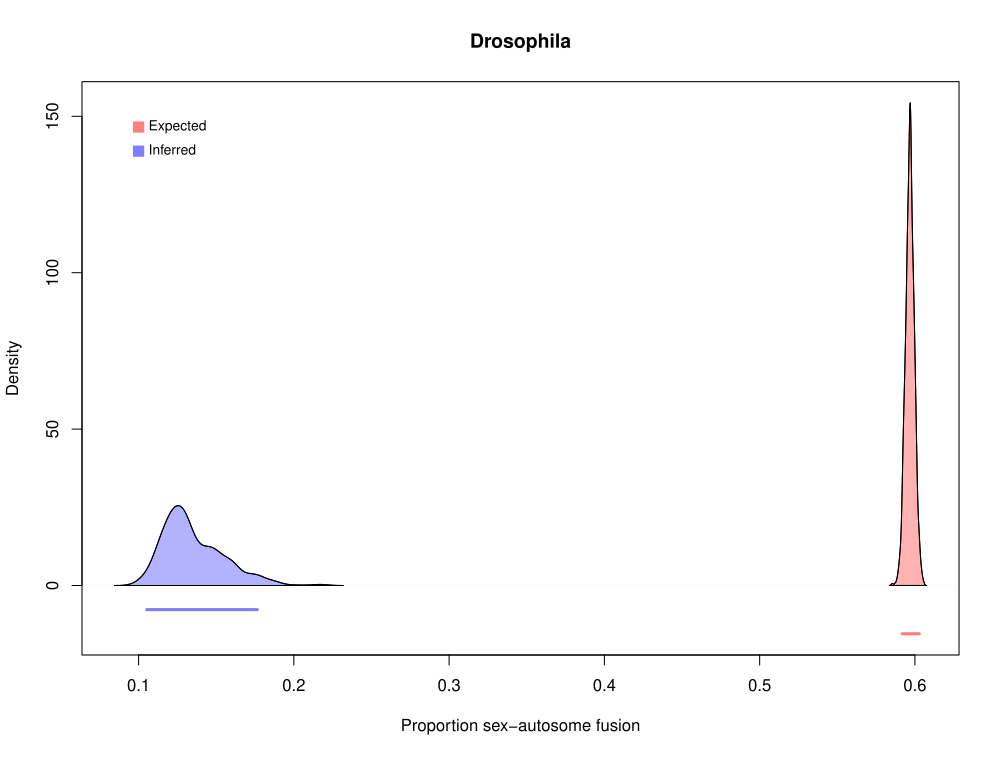

Write the R code that produced this figure.
# Terrence Sylvester
# 27 October 2020
# pradakshanas@gmail.com

# load libraries
library(phytools)
library(chromePlus)
library(evobiR)
library(coda)
library(diversitree)
library(viridis)
# load helper functions
source("helper.functions.R")
# defininf the number of simulations that will be performed
nsim <- 1000
# get data
dat <- read.csv("../data/dros.data/drosdata.csv", as.is = T)[,c(1,2,3,4)]
# read in trees
tree <- read.nexus("../data/dros.data/tree.nex")
# trim the data and phylogeny to match
dat <- dat[dat$Species %in% tree$tip.label, ]
tree <- keep.tip(phy = tree, tip = dat$Species)
# rename neo to Neo.XY to match with the function
dat$Sex.System[dat$Sex.System == "Neo"] <- "Neo.XY"
# make a data table to hold the species names, chromosome number and
# sex chromosome system
dat.new <-  as.data.frame(matrix(data=NA, nrow = Ntip(tree), ncol = 3))
colnames(dat.new) <- c("SpecisName", "chroms", "scs")
# fill in the data table
dat.new$SpecisName <- dat$Species
dat.new$chroms <- dat$Chromosomes
dat.new$scs <- dat$Sex.System
# now we get the qmatrix and pmatrix
# inputs <- get.matrixes(chrom.range = range(dat.new$chroms),
#                        Haplodiploidy = T,
#                        Neo.sex = F,
#                        complex = T,
#                        chrom.range.expansion = 1,
#                        dat = dat.new,
#                        trees = tree)
# this will be the new function to get the matrixes
inputs <- get.matrixes.new(chrom.range = range(dat.new$chroms),
                           Haplodiploidy = F,
                           Neo.sex = T,
                           complex = F,
                           chrom.range.expansion = 0,
                           dat = dat.new,
                           trees = tree,
                           def.rates = list(r1 = 1,
                                            r2 = 2,
                                            r3 = 3,
                                            r4 = 4,
                                            r5 = 5,
                                            r6 = 6,
                                            r7 = 7,
                                            r8 = 8,
                                            r9 = 9,
                                            r10 = 10,
                                            r11 = 11,
                                            r12 = 12))
# get the relavent inputs
qmat <- inputs$qmat
pmat <- inputs$pmat
dat <- inputs$dat
trees <- inputs$trees
states <- inputs$states
karyotypes <- inputs$karyotypes

# some work need to be done to the matrix generator function
qmat <- qmat[-9,-9]
pmat <- pmat[,-9]
# perform stochastic mappings
hists <- make.simmap(tree = trees,
                     x = pmat,
                     model = qmat,
                     nsim = nsim,
                     pi = c(0, 0, 0, 1, 0, 0, 0, 0))
# lets look at a randtom stochastic map
# add colors
cols <- setNames(object = viridis(ncol(pmat)),nm = colnames(pmat))
plot(hists[[sample(1:nsim, 1)]], col = cols)
# get the number of times each transision has occured
counts <- describe.simmap(hists)$count
# get colnames that represent SA, SS and AA fusions
SAfusionColnames.r3 <- vector(mode = "character", length = nrow(qmat))
SAfusionColnames.r4 <- vector(mode = "character", length = nrow(qmat))
SAfusionColnames.r6 <- vector(mode = "character", length = nrow(qmat))
SAfusionColnames.r7 <- vector(mode = "character", length = nrow(qmat))
AAfusionColnames <- vector(mode = "character", length = nrow(qmat))
SSfusionColnames <- vector(mode = "character", length = nrow(qmat))
for(i in 1:nrow(qmat)){
  if(length(which(qmat[i,] == 3)) != 0){
    SAfusionColnames.r3[i] <- paste(rownames(qmat)[i],",",names(which(qmat[i,] == 3)),sep = "")
  }
  if(length(which(qmat[i,] == 4)) != 0){
    SAfusionColnames.r4[i] <- paste(rownames(qmat)[i],",",names(which(qmat[i,] == 4)),sep = "")
  }
  if(length(which(qmat[i,] == 6)) != 0){
    SAfusionColnames.r6[i] <- paste(rownames(qmat)[i],",",names(which(qmat[i,] == 6)),sep = "")
  }
  if(length(which(qmat[i,] == 7)) != 0){
    SAfusionColnames.r7[i] <- paste(rownames(qmat)[i],",",names(which(qmat[i,] == 7)),sep = "")
  }
  if(length(which(qmat[i,] == 2)) != 0){
    AAfusionColnames[i] <- paste(rownames(qmat)[i],",",names(which(qmat[i,] == 2)),sep = "")
  }
  if(length(which(qmat[i,] == 11)) != 0){
    SSfusionColnames[i] <- paste(rownames(qmat)[i],",",names(which(qmat[i,] == 11)),sep = "")
  }
}
# remove those that are empty
SAfusionColnames.r3 <- SAfusionColnames.r3[SAfusionColnames.r3 != ""]
SAfusionColnames.r4 <- SAfusionColnames.r4[SAfusionColnames.r4 != ""]
SAfusionColnames.r6 <- SAfusionColnames.r6[SAfusionColnames.r6 != ""]
SAfusionColnames.r7 <- SAfusionColnames.r7[SAfusionColnames.r7 != ""]
AAfusionColnames <- AAfusionColnames[AAfusionColnames != ""]
SSfusionColnames <- SSfusionColnames[SSfusionColnames != ""]
# get the col number that represent each fusion type
SAfusionCol.r3 <- which(colnames(counts) %in% SAfusionColnames.r3)
SAfusionCol.r4 <- which(colnames(counts) %in% SAfusionColnames.r4)
SAfusionCol.r6 <- which(colnames(counts) %in% SAfusionColnames.r6)
SAfusionCol.r7 <- which(colnames(counts) %in% SAfusionColnames.r7)
AAfusionCol <- which(colnames(counts) %in% AAfusionColnames)
SSfusionCol <- which(colnames(counts) %in% SSfusionColnames)
# get the number of times each fusion has occured
SAfusioncounts.r3 <- rowSums(counts[, c(SAfusionCol.r3)])
SAfusioncounts.r4 <- rowSums(counts[, c(SAfusionCol.r4)])
SAfusioncounts.r6 <- rowSums(counts[, c(SAfusionCol.r6)])
SAfusioncounts.r7 <- rowSums(counts[, c(SAfusionCol.r7)])
AAfusioncounts <- rowSums(counts[, c(AAfusionCol)])
SSfusioncounts <- rowSums(counts[, c(SSfusionCol)])
# get all SA fusion counts
SAfusioncounts <- SAfusioncounts.r3 + SAfusioncounts.r4 + SAfusioncounts.r6 + SAfusioncounts.r7
# get the observed pfSA
obspropSA <- SAfusioncounts/(AAfusioncounts+SAfusioncounts+SSfusioncounts)
obspropSA <- SAfusioncounts/(AAfusioncounts+SAfusioncounts)
# obspropSA <- SAfusioncounts/AAfusioncounts
# remove entries that are either inf or NaN
obspropSA <- obspropSA[!(is.infinite(obspropSA) | is.nan(obspropSA))]
# now we get the expected pfsa
# make a table to hold the pfsa given scs and chrom number
pfSA.tab <- as.data.frame(matrix(data = NA, nrow = length(karyotypes), ncol = 2))
colnames(pfSA.tab) <- c("state", "pfsa")
pfSA.tab <- pfSA.tab[-9,]
for(i in 1:length(karyotypes)){
  # for XO / ZO
  if(gsub(pattern = "[0-9]",x= karyotypes[i], replacement = "") %in% c("XO", "ZO")){
    pfSA.tab$state[i] <- karyotypes[i]
    pfSA.tab$pfsa[i] <- Pfsa(Da = as.numeric(gsub(pattern = "[A-z]",
                                                  x= karyotypes[i] ,
                                                  replacement = "")),
                             scs = "XO")
  }
  # for XY / ZW
  if(gsub(pattern = "[0-9]",x= karyotypes[i], replacement = "") %in% c("XY", "ZW")){
    pfSA.tab$state[i] <- karyotypes[i]
    pfSA.tab$pfsa[i] <- Pfsa(Da = as.numeric(gsub(pattern = "[A-z]",
                                                  x= karyotypes[i] ,
                                                  replacement = "")),
                             scs = "XY")
  }
  # for Neo.XY / Neo.ZW
  if(gsub(pattern = "[0-9]",x= karyotypes[i], replacement = "") %in% c("Neo.XY", "Neo.ZW")){
    pfSA.tab$state[i] <- karyotypes[i]
    pfSA.tab$pfsa[i] <- Pfsa(Da = as.numeric(gsub(pattern = "[A-z]",
                                                  x= karyotypes[i] ,
                                                  replacement = "")),
                             scs = "XY")
  }
  # for XXY / ZZW
  if(gsub(pattern = "[0-9]",x= karyotypes[i], replacement = "") %in% c("XXY","ZZW")){
    pfSA.tab$state[i] <- karyotypes[i]
    pfSA.tab$pfsa[i] <- Pfsa(Da = as.numeric(gsub(pattern = "[A-z./]",
                                                  x= karyotypes[i] ,
                                                  replacement = "")),
                             scs = "XXY")
  }
  # for XYY / ZWW
  if(gsub(pattern = "[0-9]",x= karyotypes[i], replacement = "") %in% c("XYY", "ZWW")){
    pfSA.tab$state[i] <- karyotypes[i]
    pfSA.tab$pfsa[i] <- Pfsa(Da = as.numeric(gsub(pattern = "[A-z./]",
                                                  x= karyotypes[i] ,
                                                  replacement = "")),
                             scs = "XYY")
  }
}
# get the expeveted pSA
expSA <- vector(mode = "numeric", length = length(karyotypes))
for(i in 1:nsim){
  times <- describe.simmap(hists[[i]])$times[2, -(nrow(pfSA.tab)+1)]
  expSA[i] <- sum(times * pfSA.tab$pfsa)
}
# lets plot
# clear any previous plots
dev.off()
# get the densities of expected and observed pfsa
den.exp <- density(expSA)
den.obs <- density(obspropSA)
# define the limits of the plot region
xlim <- c(min(den.exp$x, den.obs$x), max(den.exp$x, den.obs$x))
ymax <- max(den.exp$y, den.obs$y)
ymin <- 0 - (ymax *.1)
ylim <- c(ymin, ymax)
plot(den.exp,
     xlim = xlim,
     ylim = ylim,
     main = "Drosophila",
     xlab = "Proportion sex-autosome fusion",
     cex.axis = 1, cex.lab = 1)
polygon(den.exp,
        col = rgb(1, 0, 0, .3))
lines(den.obs)
polygon(den.obs,
        col = rgb(0, 0, 1, .3))
# make legend
xpoint <- rep(0.1,2)
points(x = xpoint,
       y = c((ymax - ymax * .05), (ymax - ymax * .1)),
       pch = 15,
       col = c(rgb(1, 0, 0, .5),
               rgb(0, 0, 1, .5)),
       cex = 1.5)
text(x = xpoint,
     y = c((ymax - ymax * .05), (ymax - ymax * .1)),
     labels = c("Expected", "Inferred"),
     pos = 4,cex = .8)
# get the HPD intervals
HPDobsPsa <- HPDinterval(as.mcmc(obspropSA))
HPDexpPsa <- HPDinterval(as.mcmc(expSA))
# plot the HPD intervals
# expected
segments(x0 = HPDexpPsa[,1],
         x1 = HPDexpPsa[,2],
         y0 = ymin,
         y1 = ymin,
         col = rgb(1, 0, 0, .5),
         lwd = 3)
# observed
segments(x0 = HPDobsPsa[,1],
         x1 = HPDobsPsa[,2],
         y0 = ymin/2,
         y1 = ymin/2,
         col = rgb(0, 0, 1, .5),
         lwd = 3)

# save results
save.image("../results/pfsa.dros.analysis.RData")
